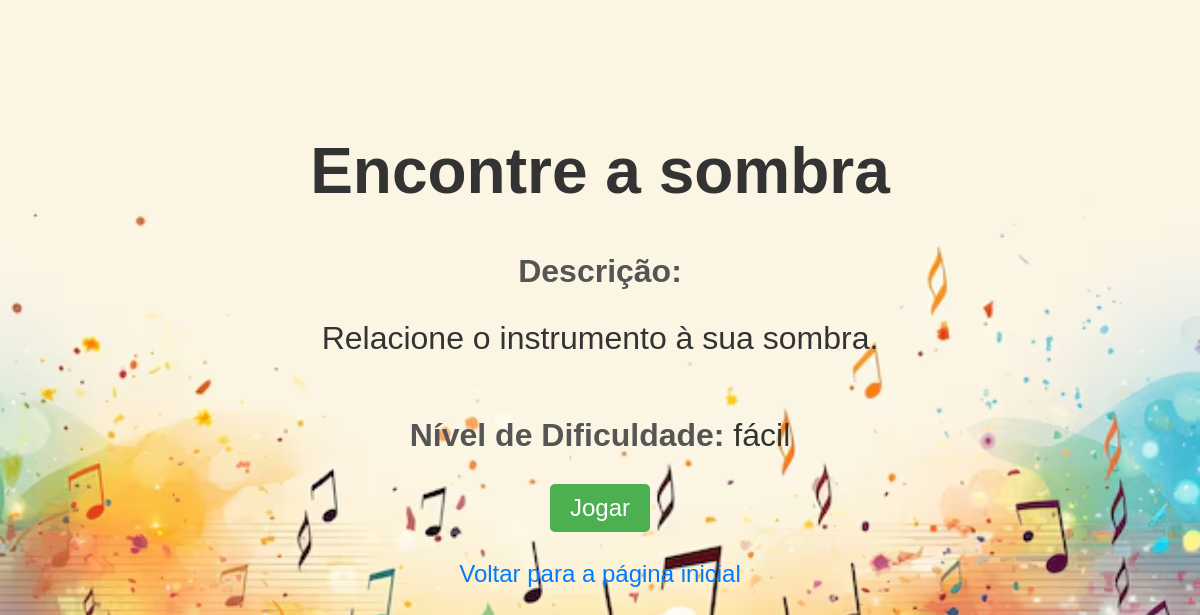
/jogo/3/, run on the app's committed database.
### jogo/models.py (models this page shows, shortened)
class Jogo(models.Model):
    nome = models.CharField(max_length=100)
    descricao = models.TextField()
    nivel_dificuldade = models.CharField(max_length=50)
    url_jogo = models.CharField(max_length=200)

### jogo/views.py (the view)
# urls.py: path('jogo/<int:jogo_id>/', views.jogo_detalhes, name='jogo_detalhes'),  # URL para detalhes do jogo
def jogo_detalhes(request, jogo_id):
    jogo = get_object_or_404(Jogo, id=jogo_id)
    return render(request, 'jogo/jogo_detalhes.html', {'jogo': jogo})

### jogo/templates/jogo/jogo_detalhes.html (shortened to what this page needs)
<!DOCTYPE html>
<html lang="pt-br">
  {% load static %}
  <head>
    <link rel="stylesheet" href="{% static 'jogo/css/detalhes.css' %}" />
  </head>
  <body>
    <h1>{{ jogo.nome }}</h1>
    <p>
      <strong>Descrição:</strong> {{ jogo.descricao |linebreaks }}
    </p>
    <p>
      <strong>Nível de Dificuldade:</strong> {{ jogo.nivel_dificuldade }}
    </p>
    <a href="{{ jogo.url_jogo }}" target="_blank" class="jogar">Jogar</a>
    <br />
    <a href="{% url 'home' %}" class="voltar">Voltar para a página inicial</a>
  </body>
</html>

### jogo/static/jogo/css/detalhes.css (style rules this page uses)
body { background-image: url("../imagens/notas-musicais.avif"); background-size: cover; background-position: center; position: relative; height: 80vh; margin: 0; font-family: Arial, sans-serif; color: #333; margin: 0; padding: 20px; display: flex; flex-direction: column; align-items: center; justify-content: center; }
h1 { color: #333; font-size: 4rem; margin-bottom: 30px; }
p { font-size: 2rem; margin: 15px 10px; }
a.jogar { display: inline-block; background-color: #4CAF50; color: white; font-size: 1.5rem; padding: 10px 20px; text-decoration: none; border-radius: 5px; margin-top: 15px; transition: background-color 0.3s ease; }
a.voltar { display: inline-block; margin-top: 10px; color: #007BFF; text-decoration: none; font-size: 1.5rem; transition: color 0.3s ease; }
strong { color: #555; }

### data on the page
Jogo: nome "Encontre a sombra", descricao "Relacione o instrumento à sua sombra.", nivel_dificuldade "fácil"
